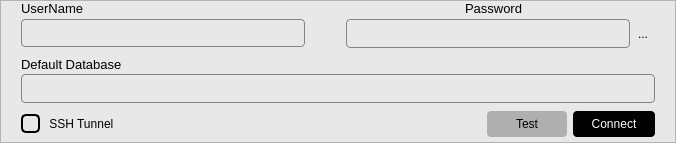
       <widget class="QFrame" name="frame_13">
        <property name="styleSheet">
         <string notr="true">QFrame {
	background-color:rgb(232, 232, 232);
}</string>
        </property>
        <property name="frameShape">
         <enum>QFrame::StyledPanel</enum>
        </property>
        <property name="frameShadow">
         <enum>QFrame::Raised</enum>
        </property>
        <layout class="QVBoxLayout" name="verticalLayout_6">
         <property name="spacing">
          <number>0</number>
         </property>
         <property name="topMargin">
          <number>0</number>
         </property>
         <property name="bottomMargin">
          <number>0</number>
         </property>
         <item>
          <widget class="QFrame" name="frame_14">
           <property name="styleSheet">
            <string notr="true">QFrame {
	background-color:rgb(232, 232, 232);
}</string>
           </property>
           <property name="frameShape">
            <enum>QFrame::NoFrame</enum>
           </property>
           <property name="frameShadow">
            <enum>QFrame::Raised</enum>
           </property>
           <layout class="QVBoxLayout" name="verticalLayout_4">
            <property name="spacing">
             <number>1</number>
            </property>
            <property name="leftMargin">
             <number>0</number>
            </property>
            <property name="topMargin">
             <number>0</number>
            </property>
            <property name="bottomMargin">
             <number>0</number>
            </property>
            <item>
             <widget class="QFrame" name="frame_15">
              <property name="font">
               <font>
                <pointsize>10</pointsize>
               </font>
              </property>
              <property name="styleSheet">
               <string notr="true">QFrame {
	background-color:rgb(232, 232, 232);
}</string>
              </property>
              <property name="frameShape">
               <enum>QFrame::NoFrame</enum>
              </property>
              <property name="frameShadow">
               <enum>QFrame::Raised</enum>
              </property>
              <layout class="QHBoxLayout" name="horizontalLayout_14">
               <property name="leftMargin">
                <number>9</number>
               </property>
               <property name="topMargin">
                <number>0</number>
               </property>
               <property name="rightMargin">
                <number>132</number>
               </property>
               <property name="bottomMargin">
                <number>2</number>
               </property>
               <item>
                <widget class="QLabel" name="label_8">
                 <property name="font">
                  <font>
                   <pointsize>10</pointsize>
                  </font>
                 </property>
                 <property name="styleSheet">
                  <string notr="true">QFrame {
	background-color:rgb(232, 232, 232);
}</string>
                 </property>
                 <property name="text">
                  <string>UserName</string>
                 </property>
                </widget>
               </item>
               <item>
                <spacer name="horizontalSpacer_11">
                 <property name="orientation">
                  <enum>Qt::Horizontal</enum>
                 </property>
                 <property name="sizeHint" stdset="0">
                  <size>
                   <width>375</width>
                   <height>8</height>
                  </size>
                 </property>
                </spacer>
               </item>
               <item>
                <widget class="QLabel" name="label_9">
                 <property name="font">
                  <font>
                   <pointsize>10</pointsize>
                  </font>
                 </property>
                 <property name="text">
                  <string>Password</string>
                 </property>
                </widget>
               </item>
              </layout>
             </widget>
            </item>
            <item>
             <widget class="QFrame" name="frame_16">
              <property name="styleSheet">
               <string notr="true">QFrame {
	background-color:rgb(232, 232, 232);
}</string>
              </property>
              <property name="frameShape">
               <enum>QFrame::NoFrame</enum>
              </property>
              <property name="frameShadow">
               <enum>QFrame::Raised</enum>
              </property>
              <layout class="QHBoxLayout" name="horizontalLayout_15" stretch="1,0,1,0">
               <property name="spacing">
                <number>1</number>
               </property>
               <property name="topMargin">
                <number>0</number>
               </property>
               <property name="rightMargin">
                <number>0</number>
               </property>
               <item>
                <widget class="QLineEdit" name="username">
                 <property name="styleSheet">
                  <string notr="true">QLineEdit {
	border-radius:4px;
	background-color:rgb(232, 232, 232);
	border:1px solid rgb(132, 132, 132);
	padding:5px;
}
</string>
                 </property>
                </widget>
               </item>
               <item>
                <spacer name="horizontalSpacer_12">
                 <property name="orientation">
                  <enum>Qt::Horizontal</enum>
                 </property>
                 <property name="sizeHint" stdset="0">
                  <size>
                   <width>40</width>
                   <height>20</height>
                  </size>
                 </property>
                </spacer>
               </item>
               <item>
                <widget class="QLineEdit" name="password">
                 <property name="font">
                  <font>
                   <pointsize>10</pointsize>
                  </font>
                 </property>
                 <property name="styleSheet">
                  <string notr="true">QLineEdit {
	border-radius:4px;
	background-color:rgb(232, 232, 232);
	border:1px solid rgb(132, 132, 132);
	padding:5px;
}
</string>
                 </property>
                 <property name="echoMode">
                  <enum>QLineEdit::Password</enum>
                 </property>
                 <property name="placeholderText">
                  <string/>
                 </property>
                 <property name="clearButtonEnabled">
                  <bool>true</bool>
                 </property>
                </widget>
               </item>
               <item>
                <widget class="QToolButton" name="showpassword">
                 <property name="text">
                  <string>...</string>
                 </property>
                 <property name="icon">
                  <iconset>
                   <normaloff>../images/showpassword.png</normaloff>../images/showpassword.png</iconset>
                 </property>
                 <property name="iconSize">
                  <size>
                   <width>20</width>
                   <height>20</height>
                  </size>
                 </property>
                 <property name="autoRaise">
                  <bool>true</bool>
                 </property>
                </widget>
               </item>
              </layout>
             </widget>
            </item>
           </layout>
          </widget>
         </item>
         <item>
          <widget class="QFrame" name="frame_17">
           <property name="styleSheet">
            <string notr="true">QFrame {
	background-color:rgb(232, 232, 232);
}</string>
           </property>
           <property name="frameShape">
            <enum>QFrame::NoFrame</enum>
           </property>
           <property name="frameShadow">
            <enum>QFrame::Raised</enum>
           </property>
           <layout class="QVBoxLayout" name="verticalLayout_5">
            <property name="spacing">
             <number>0</number>
            </property>
            <property name="leftMargin">
             <number>0</number>
            </property>
            <property name="topMargin">
             <number>0</number>
            </property>
            <property name="bottomMargin">
             <number>5</number>
            </property>
            <item>
             <widget class="QFrame" name="frame_18">
              <property name="styleSheet">
               <string notr="true">QFrame {
	background-color:rgb(232, 232, 232);
}</string>
              </property>
              <property name="frameShape">
               <enum>QFrame::NoFrame</enum>
              </property>
              <property name="frameShadow">
               <enum>QFrame::Raised</enum>
              </property>
              <layout class="QHBoxLayout" name="horizontalLayout_16">
               <property name="topMargin">
                <number>0</number>
               </property>
               <property name="bottomMargin">
                <number>2</number>
               </property>
               <item>
                <widget class="QLabel" name="label_10">
                 <property name="font">
                  <font>
                   <pointsize>10</pointsize>
                  </font>
                 </property>
                 <property name="styleSheet">
                  <string notr="true">QFrame {
	background-color:rgb(232, 232, 232);
}</string>
                 </property>
                 <property name="text">
                  <string>Default Database</string>
                 </property>
                </widget>
               </item>
               <item>
                <spacer name="horizontalSpacer_13">
                 <property name="orientation">
                  <enum>Qt::Horizontal</enum>
                 </property>
                 <property name="sizeHint" stdset="0">
                  <size>
                   <width>375</width>
                   <height>8</height>
                  </size>
                 </property>
                </spacer>
               </item>
              </layout>
             </widget>
            </item>
            <item>
             <widget class="QFrame" name="frame_19">
              <property name="frameShape">
               <enum>QFrame::NoFrame</enum>
              </property>
              <property name="frameShadow">
               <enum>QFrame::Raised</enum>
              </property>
              <layout class="QHBoxLayout" name="horizontalLayout_17">
               <property name="topMargin">
                <number>0</number>
               </property>
               <property name="rightMargin">
                <number>0</number>
               </property>
               <property name="bottomMargin">
                <number>0</number>
               </property>
               <item>
                <widget class="QLineEdit" name="default_database">
                 <property name="font">
                  <font>
                   <pointsize>10</pointsize>
                  </font>
                 </property>
                 <property name="styleSheet">
                  <string notr="true">QLineEdit {
	border-radius:4px;
	background-color:rgb(232, 232, 232);
	border:1px solid rgb(132, 132, 132);
	padding:5px;
}
</string>
                 </property>
                </widget>
               </item>
              </layout>
             </widget>
            </item>
           </layout>
          </widget>
         </item>
         <item>
          <widget class="QFrame" name="frame_20">
           <property name="frameShape">
            <enum>QFrame::NoFrame</enum>
           </property>
           <property name="frameShadow">
            <enum>QFrame::Raised</enum>
           </property>
           <layout class="QHBoxLayout" name="horizontalLayout_18">
            <property name="leftMargin">
             <number>9</number>
            </property>
            <property name="topMargin">
             <number>3</number>
            </property>
            <property name="bottomMargin">
             <number>5</number>
            </property>
            <item>
             <widget class="QCheckBox" name="ssh_check">
              <property name="styleSheet">
               <string notr="true">QCheckBox {
	border:none;
}

QCheckBox::indicator {
	border-radius:5px;
	border:2px solid black;
	width:15px;
	height:15px;
}

QCheckBox::indicator:checked {
    background-color:black;
}


QCheckBox::indicator:checked:pressed {
    image: url(:/images/checked_box.png);
}

</string>
              </property>
              <property name="text">
               <string> SSH Tunnel</string>
              </property>
             </widget>
            </item>
            <item>
             <spacer name="horizontalSpacer_14">
              <property name="orientation">
               <enum>Qt::Horizontal</enum>
              </property>
              <property name="sizeHint" stdset="0">
               <size>
                <width>40</width>
                <height>20</height>
               </size>
              </property>
             </spacer>
            </item>
            <item>
             <widget class="QPushButton" name="btn_test">
              <property name="styleSheet">
               <string notr="true">QPushButton {
	border-radius:4px;
	background-color:rgb(175, 175, 175);
	font: 75 9pt &quot;Arial&quot;;
	padding:6px 15px 6px 15px;
	width:50px;
}

QPushButton::hover {
	border-radius:4px;
	background-color:rgb(145, 145, 145);
	font: 75 9pt &quot;Arial&quot;;
	padding:6px 15px 6px 15px;
	width:50px;
}

QPushButton::pressed {
	border-radius:4px;
	background-color:rgb(105, 105, 105);
	font: 70 9pt &quot;Arial&quot;;
	padding:6px 15px 6px 15px;
	width:50px;
}</string>
              </property>
              <property name="text">
               <string>Test</string>
              </property>
             </widget>
            </item>
            <item>
             <widget class="QPushButton" name="btn_connect">
              <property name="styleSheet">
               <string notr="true">QPushButton {
	border-radius:4px;
	background-color:rgb(0, 0, 0);
	font: 75 9pt &quot;Arial&quot;;
	padding:6px 18px 6px 18px;
	color: rgb(255, 255, 255);
}

QPushButton::hover {
	border-radius:4px;
	background-color:rgb(40, 40, 40);
	font: 75 9pt &quot;Arial&quot;;
	padding:6px 18px 6px 18px;
	color: rgb(255, 255, 255);
}

QPushButton:pressed {
	border-radius:4px;
	background-color:rgb(100, 100, 100);
	font: 75 9pt &quot;Arial&quot;;
	padding:6px 18px 6px 18px;
	color: rgb(255, 255, 255);
}</string>
              </property>
              <property name="text">
               <string>Connect</string>
              </property>
             </widget>
            </item>
           </layout>
          </widget>
         </item>
        </layout>
       </widget>
